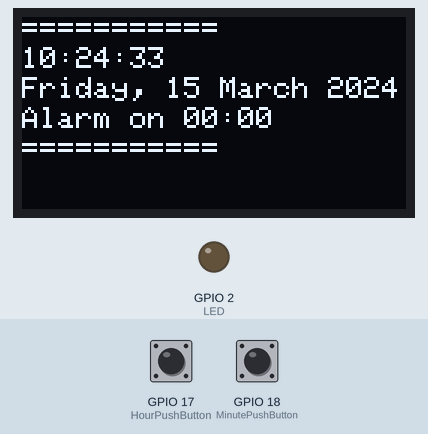
This sketch was run on a simulated ESP32. On the bench: 128×64 one-colour display, output pins drawn as LEDs (lit = HIGH). Inputs (shaded band) come from the test bench; at power-on: GPIO 17 (HourPushButton) HIGH, GPIO 18 (MinutePushButton) HIGH. WiFi joins after 1.5 s; servers stay silent unless stated; uploads are accepted with an empty reply; the local clock reads 2024-03-15 10:24:30 at power-on unless the sketch sets it; what the sketch prints to the serial monitor is not drawn.

Above: at 3.2 s.
3.3 s: GPIO 17 (HourPushButton) pulled LOW for 0.15 s
At 4.8 s:
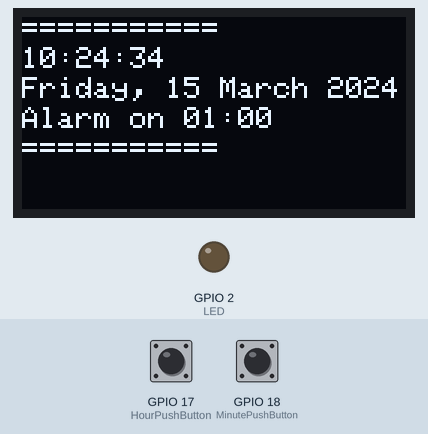
6.4 s: GPIO 18 (MinutePushButton) pulled LOW for 0.15 s
At 7.7 s:
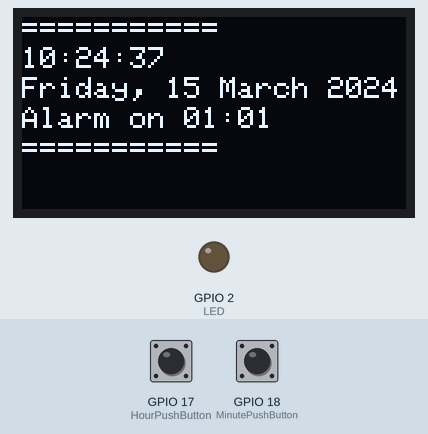
9.5 s: GPIO 17 (HourPushButton) pulled LOW for 1 s
At 10.8 s:
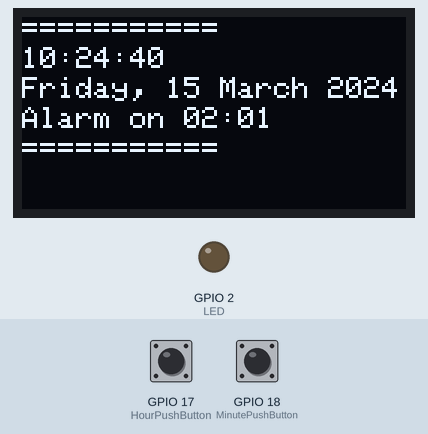
12.5 s: GPIO 18 (MinutePushButton) pulled LOW for 1 s
At 13.5 s:
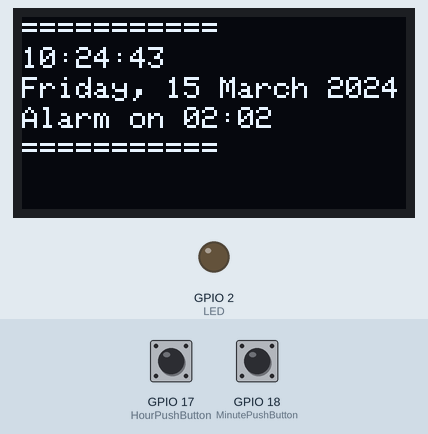
Timing chart, 0 to 15.5 s (numbered marks = the images above; inputs shaded):
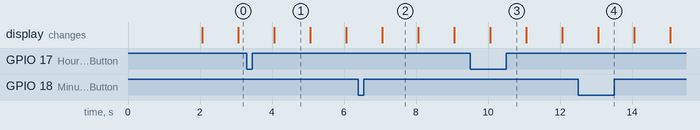

Measured:
- what the display in image 1 shows lasts 1.0 s, from 4.1 s to 5.1 s

The sketch:

ESP32DigitalClock.ino
```cpp
#include <WiFi.h>
#include <HTTPClient.h>
#include <time.h>
#include <Adafruit_GFX.h>
#include <Adafruit_SSD1306.h>

#define OLED_RESET -1
#define SCREEN_WIDTH 128
#define SCREEN_HEIGHT 64
#define OLED_ADDRESS 0x3C
#define LED 2
#define HourPushButton 17
#define MinutePushButton 18

Adafruit_SSD1306 display(SCREEN_WIDTH, SCREEN_HEIGHT, &Wire, OLED_RESET);

const char* ssid = "Istana Mocha";
const char* password = "33547800";
const char* ntpServer = "pool.ntp.org";
const long gmtOffset_sec = 25200;  // GMT+7
const int daylightOffset_sec = 0;
volatile bool hourInterruptFlag = false;
volatile bool minuteInterruptFlag = false;

unsigned long lastUpdate = 0;
const int updateInterval = 1000;

WiFiClient client;
HTTPClient http;
String serverPath = "http://192.168.50.30:5000";

int alarmHour = 0;
int alarmMinute = 0;

void displayTime(struct tm* timeinfo) {
  char buffer[40];
  strftime(buffer, sizeof(buffer), "%H:%M:%S", timeinfo);

  char dateBuffer[40];
  strftime(dateBuffer, sizeof(dateBuffer), "%A, %d %B %Y", timeinfo);

  // Display to OLED
  display.clearDisplay();
  display.setCursor(0, 0);
  display.print("===========");
  display.setCursor(0, 10);
  display.print(buffer);
  display.setCursor(0, 20);
  display.print(dateBuffer);
  display.setCursor(0, 30);
  display.print("Alarm on ");
  if (alarmHour < 10) {
    display.print("0");
  }
  display.print(alarmHour);
  display.print(":");
  if (alarmMinute < 10) {
    display.print("0");
  }
  display.print(alarmMinute);
  display.setCursor(0, 40);
  display.print("===========");
  display.display();

  // Send to server
  String data = "{\"time\":\"" + String(buffer) + "\",\"date\":\"" + String(dateBuffer) + "\",\"alarm\":{\"hour\":\"";
  if (alarmHour < 10) {
    data += "0";
  }
  data += String(alarmHour) + "\",\"minute\":\"";
  if (alarmMinute < 10) {
    data += "0";
  }
  data += String(alarmMinute) + "\"}}";

  Serial.println(data);
  char pressedKey = NULL;

  http.begin(client, serverPath + "/data");
  http.addHeader("Content-Type", "application/json");
  int httpResponseCode = http.POST(data);
  Serial.println(httpResponseCode);
  http.end();
}

void IRAM_ATTR hourInterruptHandler() {
  static unsigned long lastDebounceTime = 0;
  unsigned long debounceDelay = 200;
  unsigned long currentTime = millis();

  if (currentTime - lastDebounceTime > debounceDelay) {
    hourInterruptFlag = true;
    if (alarmHour == 23) {
      alarmHour = 0;
    } else {
      alarmHour++;
    }
    Serial.println("Alarm hour : " + String(alarmHour));
    lastDebounceTime = currentTime;
  }
}

void IRAM_ATTR minuteInterruptHandler() {
  static unsigned long lastDebounceTime = 0;
  unsigned long debounceDelay = 200;
  unsigned long currentTime = millis();

  if (currentTime - lastDebounceTime > debounceDelay) {
    minuteInterruptFlag = true;
    if (alarmMinute == 59) {
      alarmMinute = 0;
    } else {
      alarmMinute++;
    }
    Serial.println("Alarm minute : " + String(alarmMinute));
    lastDebounceTime = currentTime;
  }
}

void setAlarmOff() {
  // Blink LED
  digitalWrite(LED, HIGH);
  delay(50);
  digitalWrite(LED, LOW);
}

void setup() {
  Serial.begin(9600);
  pinMode(LED, OUTPUT);
  pinMode(HourPushButton, INPUT_PULLUP);
  pinMode(MinutePushButton, INPUT_PULLUP);
  attachInterrupt(digitalPinToInterrupt(HourPushButton), hourInterruptHandler, FALLING);
  attachInterrupt(digitalPinToInterrupt(MinutePushButton), minuteInterruptHandler, FALLING);
  WiFi.begin(ssid, password);

  while (WiFi.status() != WL_CONNECTED) {
    delay(1000);
    Serial.println("Connecting to WiFi...");
  }

  configTime(gmtOffset_sec, daylightOffset_sec, ntpServer);
  display.begin(SSD1306_SWITCHCAPVCC, OLED_ADDRESS);
  display.clearDisplay();
  display.setTextColor(WHITE);
  display.setTextSize(1);
}

void loop() {
  unsigned long currentMillis = millis();
  time_t now = time(nullptr);
  struct tm* timeinfo = localtime(&now);

  if (alarmHour == timeinfo->tm_hour && alarmMinute == timeinfo->tm_min) {
    setAlarmOff();
  }

  if (currentMillis - lastUpdate >= updateInterval) {
    lastUpdate = currentMillis;
    displayTime(timeinfo);

    // if (hourInterruptFlag || minuteInterruptFlag) {
    //   minuteInterruptFlag = false;
    //   hourInterruptFlag = false;

    //   String data = "{\"alarm\": {\"hour\": " + String(alarmHour) + ", \"minute\": " + String(alarmMinute) + "}}";
    //   http.begin(client, serverPath + "/alarm");
    //   http.addHeader("Content-Type", "application/json");
    //   int httpResponseCode = http.POST(data);

    //   http.end();
    // }
  }
}
```
